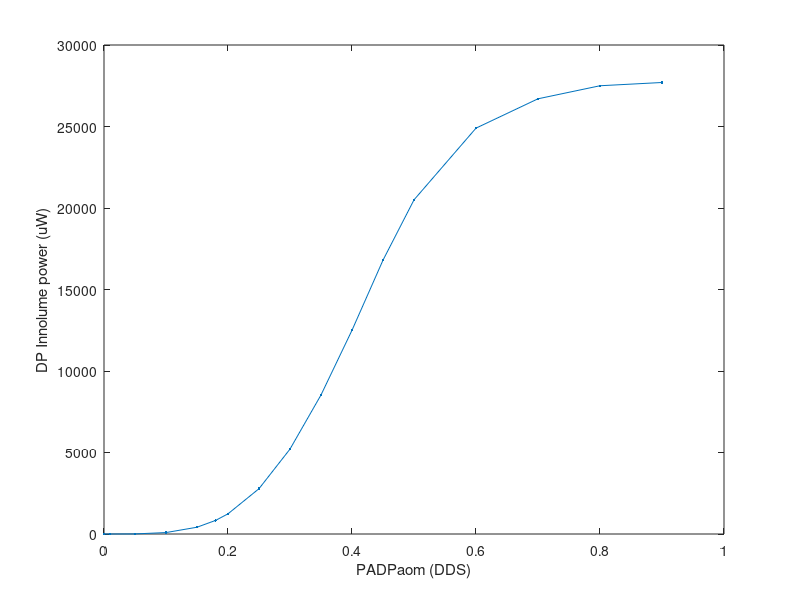

The MATLAB source for this figure:
PADPaom = [0, 0.01, 0.05, 0.1, 0.15, 0.18, 0.2, 0.25, 0.3, 0.35,   0.4,  0.45,  0.5,   0.6,    0.7,   0.8, 0.9];
poweruW = [0, .009, 5.5, 88,   416,  834, 1238, 2780, 5210, 8530, 12500, 16800, 20500, 24900, 26700, 27500, 27700];

figure;
plot(PADPaom, poweruW, '.-')
xlabel('PADPaom (DDS)'); ylabel('DP Innolume power (uW)');